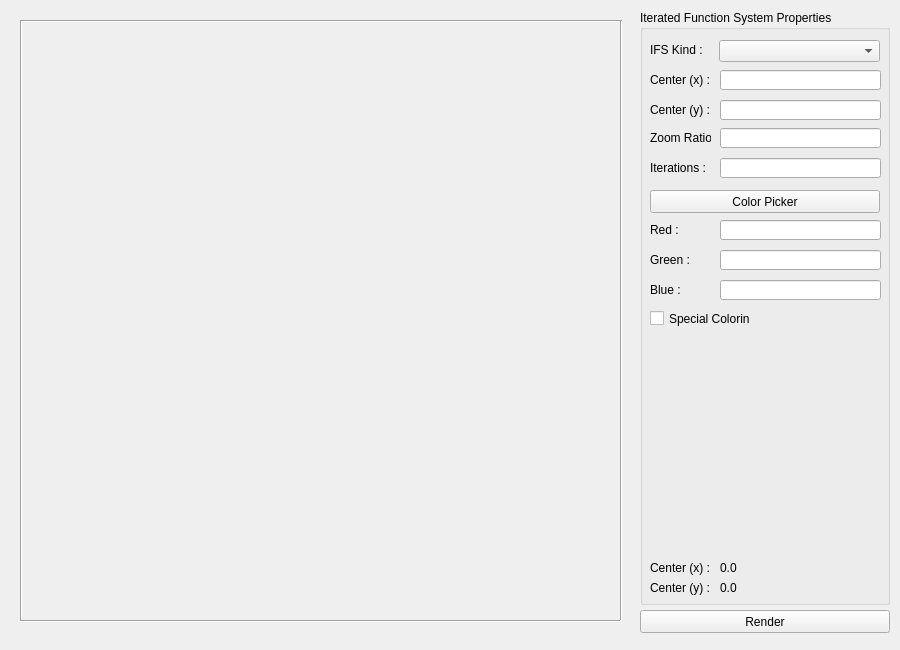
<?xml version="1.0" encoding="UTF-8"?>
<ui version="4.0">
 <class>IFS</class>
 <widget class="QWidget" name="IFS">
  <property name="geometry">
   <rect>
    <x>0</x>
    <y>0</y>
    <width>900</width>
    <height>650</height>
   </rect>
  </property>
  <property name="minimumSize">
   <size>
    <width>900</width>
    <height>650</height>
   </size>
  </property>
  <property name="maximumSize">
   <size>
    <width>900</width>
    <height>650</height>
   </size>
  </property>
  <property name="windowTitle">
   <string>Iterated Function Systems (IFS)</string>
  </property>
  <widget class="QLabel" name="ifsLabel">
   <property name="geometry">
    <rect>
     <x>20</x>
     <y>20</y>
     <width>600</width>
     <height>600</height>
    </rect>
   </property>
   <property name="palette">
    <palette>
     <active>
      <colorrole role="WindowText">
       <brush brushstyle="SolidPattern">
        <color alpha="255">
         <red>0</red>
         <green>0</green>
         <blue>0</blue>
        </color>
       </brush>
      </colorrole>
      <colorrole role="Button">
       <brush brushstyle="SolidPattern">
        <color alpha="255">
         <red>255</red>
         <green>255</green>
         <blue>255</blue>
        </color>
       </brush>
      </colorrole>
      <colorrole role="Light">
       <brush brushstyle="SolidPattern">
        <color alpha="255">
         <red>255</red>
         <green>255</green>
         <blue>255</blue>
        </color>
       </brush>
      </colorrole>
      <colorrole role="Midlight">
       <brush brushstyle="SolidPattern">
        <color alpha="255">
         <red>255</red>
         <green>255</green>
         <blue>255</blue>
        </color>
       </brush>
      </colorrole>
      <colorrole role="Dark">
       <brush brushstyle="SolidPattern">
        <color alpha="255">
         <red>127</red>
         <green>127</green>
         <blue>127</blue>
        </color>
       </brush>
      </colorrole>
      <colorrole role="Mid">
       <brush brushstyle="SolidPattern">
        <color alpha="255">
         <red>170</red>
         <green>170</green>
         <blue>170</blue>
        </color>
       </brush>
      </colorrole>
      <colorrole role="Text">
       <brush brushstyle="SolidPattern">
        <color alpha="255">
         <red>0</red>
         <green>0</green>
         <blue>0</blue>
        </color>
       </brush>
      </colorrole>
      <colorrole role="BrightText">
       <brush brushstyle="SolidPattern">
        <color alpha="255">
         <red>255</red>
         <green>255</green>
         <blue>255</blue>
        </color>
       </brush>
      </colorrole>
      <colorrole role="ButtonText">
       <brush brushstyle="SolidPattern">
        <color alpha="255">
         <red>0</red>
         <green>0</green>
         <blue>0</blue>
        </color>
       </brush>
      </colorrole>
      <colorrole role="Base">
       <brush brushstyle="SolidPattern">
        <color alpha="255">
         <red>255</red>
         <green>255</green>
         <blue>255</blue>
        </color>
       </brush>
      </colorrole>
      <colorrole role="Window">
       <brush brushstyle="SolidPattern">
        <color alpha="255">
         <red>255</red>
         <green>255</green>
         <blue>255</blue>
        </color>
       </brush>
      </colorrole>
      <colorrole role="Shadow">
       <brush brushstyle="SolidPattern">
        <color alpha="255">
         <red>0</red>
         <green>0</green>
         <blue>0</blue>
        </color>
       </brush>
      </colorrole>
      <colorrole role="AlternateBase">
       <brush brushstyle="SolidPattern">
        <color alpha="255">
         <red>255</red>
         <green>255</green>
         <blue>255</blue>
        </color>
       </brush>
      </colorrole>
      <colorrole role="ToolTipBase">
       <brush brushstyle="SolidPattern">
        <color alpha="255">
         <red>255</red>
         <green>255</green>
         <blue>220</blue>
        </color>
       </brush>
      </colorrole>
      <colorrole role="ToolTipText">
       <brush brushstyle="SolidPattern">
        <color alpha="255">
         <red>0</red>
         <green>0</green>
         <blue>0</blue>
        </color>
       </brush>
      </colorrole>
     </active>
     <inactive>
      <colorrole role="WindowText">
       <brush brushstyle="SolidPattern">
        <color alpha="255">
         <red>0</red>
         <green>0</green>
         <blue>0</blue>
        </color>
       </brush>
      </colorrole>
      <colorrole role="Button">
       <brush brushstyle="SolidPattern">
        <color alpha="255">
         <red>255</red>
         <green>255</green>
         <blue>255</blue>
        </color>
       </brush>
      </colorrole>
      <colorrole role="Light">
       <brush brushstyle="SolidPattern">
        <color alpha="255">
         <red>255</red>
         <green>255</green>
         <blue>255</blue>
        </color>
       </brush>
      </colorrole>
      <colorrole role="Midlight">
       <brush brushstyle="SolidPattern">
        <color alpha="255">
         <red>255</red>
         <green>255</green>
         <blue>255</blue>
        </color>
       </brush>
      </colorrole>
      <colorrole role="Dark">
       <brush brushstyle="SolidPattern">
        <color alpha="255">
         <red>127</red>
         <green>127</green>
         <blue>127</blue>
        </color>
       </brush>
      </colorrole>
      <colorrole role="Mid">
       <brush brushstyle="SolidPattern">
        <color alpha="255">
         <red>170</red>
         <green>170</green>
         <blue>170</blue>
        </color>
       </brush>
      </colorrole>
      <colorrole role="Text">
       <brush brushstyle="SolidPattern">
        <color alpha="255">
         <red>0</red>
         <green>0</green>
         <blue>0</blue>
        </color>
       </brush>
      </colorrole>
      <colorrole role="BrightText">
       <brush brushstyle="SolidPattern">
        <color alpha="255">
         <red>255</red>
         <green>255</green>
         <blue>255</blue>
        </color>
       </brush>
      </colorrole>
      <colorrole role="ButtonText">
       <brush brushstyle="SolidPattern">
        <color alpha="255">
         <red>0</red>
         <green>0</green>
         <blue>0</blue>
        </color>
       </brush>
      </colorrole>
      <colorrole role="Base">
       <brush brushstyle="SolidPattern">
        <color alpha="255">
         <red>255</red>
         <green>255</green>
         <blue>255</blue>
        </color>
       </brush>
      </colorrole>
      <colorrole role="Window">
       <brush brushstyle="SolidPattern">
        <color alpha="255">
         <red>255</red>
         <green>255</green>
         <blue>255</blue>
        </color>
       </brush>
      </colorrole>
      <colorrole role="Shadow">
       <brush brushstyle="SolidPattern">
        <color alpha="255">
         <red>0</red>
         <green>0</green>
         <blue>0</blue>
        </color>
       </brush>
      </colorrole>
      <colorrole role="AlternateBase">
       <brush brushstyle="SolidPattern">
        <color alpha="255">
         <red>255</red>
         <green>255</green>
         <blue>255</blue>
        </color>
       </brush>
      </colorrole>
      <colorrole role="ToolTipBase">
       <brush brushstyle="SolidPattern">
        <color alpha="255">
         <red>255</red>
         <green>255</green>
         <blue>220</blue>
        </color>
       </brush>
      </colorrole>
      <colorrole role="ToolTipText">
       <brush brushstyle="SolidPattern">
        <color alpha="255">
         <red>0</red>
         <green>0</green>
         <blue>0</blue>
        </color>
       </brush>
      </colorrole>
     </inactive>
     <disabled>
      <colorrole role="WindowText">
       <brush brushstyle="SolidPattern">
        <color alpha="255">
         <red>127</red>
         <green>127</green>
         <blue>127</blue>
        </color>
       </brush>
      </colorrole>
      <colorrole role="Button">
       <brush brushstyle="SolidPattern">
        <color alpha="255">
         <red>255</red>
         <green>255</green>
         <blue>255</blue>
        </color>
       </brush>
      </colorrole>
      <colorrole role="Light">
       <brush brushstyle="SolidPattern">
        <color alpha="255">
         <red>255</red>
         <green>255</green>
         <blue>255</blue>
        </color>
       </brush>
      </colorrole>
      <colorrole role="Midlight">
       <brush brushstyle="SolidPattern">
        <color alpha="255">
         <red>255</red>
         <green>255</green>
         <blue>255</blue>
        </color>
       </brush>
      </colorrole>
      <colorrole role="Dark">
       <brush brushstyle="SolidPattern">
        <color alpha="255">
         <red>127</red>
         <green>127</green>
         <blue>127</blue>
        </color>
       </brush>
      </colorrole>
      <colorrole role="Mid">
       <brush brushstyle="SolidPattern">
        <color alpha="255">
         <red>170</red>
         <green>170</green>
         <blue>170</blue>
        </color>
       </brush>
      </colorrole>
      <colorrole role="Text">
       <brush brushstyle="SolidPattern">
        <color alpha="255">
         <red>127</red>
         <green>127</green>
         <blue>127</blue>
        </color>
       </brush>
      </colorrole>
      <colorrole role="BrightText">
       <brush brushstyle="SolidPattern">
        <color alpha="255">
         <red>255</red>
         <green>255</green>
         <blue>255</blue>
        </color>
       </brush>
      </colorrole>
      <colorrole role="ButtonText">
       <brush brushstyle="SolidPattern">
        <color alpha="255">
         <red>127</red>
         <green>127</green>
         <blue>127</blue>
        </color>
       </brush>
      </colorrole>
      <colorrole role="Base">
       <brush brushstyle="SolidPattern">
        <color alpha="255">
         <red>255</red>
         <green>255</green>
         <blue>255</blue>
        </color>
       </brush>
      </colorrole>
      <colorrole role="Window">
       <brush brushstyle="SolidPattern">
        <color alpha="255">
         <red>255</red>
         <green>255</green>
         <blue>255</blue>
        </color>
       </brush>
      </colorrole>
      <colorrole role="Shadow">
       <brush brushstyle="SolidPattern">
        <color alpha="255">
         <red>0</red>
         <green>0</green>
         <blue>0</blue>
        </color>
       </brush>
      </colorrole>
      <colorrole role="AlternateBase">
       <brush brushstyle="SolidPattern">
        <color alpha="255">
         <red>255</red>
         <green>255</green>
         <blue>255</blue>
        </color>
       </brush>
      </colorrole>
      <colorrole role="ToolTipBase">
       <brush brushstyle="SolidPattern">
        <color alpha="255">
         <red>255</red>
         <green>255</green>
         <blue>220</blue>
        </color>
       </brush>
      </colorrole>
      <colorrole role="ToolTipText">
       <brush brushstyle="SolidPattern">
        <color alpha="255">
         <red>0</red>
         <green>0</green>
         <blue>0</blue>
        </color>
       </brush>
      </colorrole>
     </disabled>
    </palette>
   </property>
   <property name="text">
    <string/>
   </property>
   <property name="alignment">
    <set>Qt::AlignCenter</set>
   </property>
  </widget>
  <widget class="QPushButton" name="renderButton">
   <property name="geometry">
    <rect>
     <x>640</x>
     <y>610</y>
     <width>250</width>
     <height>23</height>
    </rect>
   </property>
   <property name="text">
    <string>Render</string>
   </property>
  </widget>
  <widget class="QGroupBox" name="groupBox">
   <property name="geometry">
    <rect>
     <x>640</x>
     <y>10</y>
     <width>250</width>
     <height>595</height>
    </rect>
   </property>
   <property name="title">
    <string>Iterated Function System Properties</string>
   </property>
   <widget class="QComboBox" name="ifsComboBox">
    <property name="geometry">
     <rect>
      <x>79</x>
      <y>30</y>
      <width>161</width>
      <height>22</height>
     </rect>
    </property>
   </widget>
   <widget class="QLabel" name="label">
    <property name="geometry">
     <rect>
      <x>10</x>
      <y>32</y>
      <width>61</width>
      <height>16</height>
     </rect>
    </property>
    <property name="text">
     <string>IFS Kind :</string>
    </property>
   </widget>
   <widget class="QLineEdit" name="redLineEdit">
    <property name="geometry">
     <rect>
      <x>80</x>
      <y>210</y>
      <width>161</width>
      <height>20</height>
     </rect>
    </property>
   </widget>
   <widget class="QLabel" name="label_2">
    <property name="geometry">
     <rect>
      <x>10</x>
      <y>212</y>
      <width>51</width>
      <height>16</height>
     </rect>
    </property>
    <property name="text">
     <string>Red :</string>
    </property>
   </widget>
   <widget class="QLabel" name="label_3">
    <property name="geometry">
     <rect>
      <x>10</x>
      <y>242</y>
      <width>51</width>
      <height>16</height>
     </rect>
    </property>
    <property name="text">
     <string>Green :</string>
    </property>
   </widget>
   <widget class="QLineEdit" name="greenLineEdit">
    <property name="geometry">
     <rect>
      <x>80</x>
      <y>240</y>
      <width>161</width>
      <height>20</height>
     </rect>
    </property>
   </widget>
   <widget class="QLabel" name="label_4">
    <property name="geometry">
     <rect>
      <x>10</x>
      <y>272</y>
      <width>51</width>
      <height>16</height>
     </rect>
    </property>
    <property name="text">
     <string>Blue :</string>
    </property>
   </widget>
   <widget class="QLineEdit" name="blueLineEdit">
    <property name="geometry">
     <rect>
      <x>80</x>
      <y>270</y>
      <width>161</width>
      <height>20</height>
     </rect>
    </property>
   </widget>
   <widget class="QLabel" name="label_5">
    <property name="geometry">
     <rect>
      <x>10</x>
      <y>150</y>
      <width>61</width>
      <height>16</height>
     </rect>
    </property>
    <property name="text">
     <string>Iterations :</string>
    </property>
   </widget>
   <widget class="QLineEdit" name="iterationsLineEdit">
    <property name="geometry">
     <rect>
      <x>80</x>
      <y>148</y>
      <width>161</width>
      <height>20</height>
     </rect>
    </property>
   </widget>
   <widget class="QCheckBox" name="specialColoringCheckBox">
    <property name="geometry">
     <rect>
      <x>10</x>
      <y>300</y>
      <width>101</width>
      <height>17</height>
     </rect>
    </property>
    <property name="text">
     <string>Special Coloring</string>
    </property>
   </widget>
   <widget class="QLabel" name="label_6">
    <property name="geometry">
     <rect>
      <x>10</x>
      <y>550</y>
      <width>61</width>
      <height>16</height>
     </rect>
    </property>
    <property name="text">
     <string>Center (x) :</string>
    </property>
   </widget>
   <widget class="QLabel" name="label_7">
    <property name="geometry">
     <rect>
      <x>10</x>
      <y>570</y>
      <width>61</width>
      <height>16</height>
     </rect>
    </property>
    <property name="text">
     <string>Center (y) :</string>
    </property>
   </widget>
   <widget class="QLabel" name="centerXLabel">
    <property name="geometry">
     <rect>
      <x>80</x>
      <y>550</y>
      <width>151</width>
      <height>16</height>
     </rect>
    </property>
    <property name="text">
     <string>0.0</string>
    </property>
   </widget>
   <widget class="QLabel" name="centerYLabel">
    <property name="geometry">
     <rect>
      <x>80</x>
      <y>570</y>
      <width>151</width>
      <height>16</height>
     </rect>
    </property>
    <property name="text">
     <string>0.0</string>
    </property>
   </widget>
   <widget class="QLineEdit" name="zoomRatioLineEdit">
    <property name="geometry">
     <rect>
      <x>80</x>
      <y>118</y>
      <width>161</width>
      <height>20</height>
     </rect>
    </property>
    <property name="text">
     <string/>
    </property>
   </widget>
   <widget class="QLabel" name="label_8">
    <property name="geometry">
     <rect>
      <x>10</x>
      <y>120</y>
      <width>61</width>
      <height>16</height>
     </rect>
    </property>
    <property name="text">
     <string>Zoom Ratio :</string>
    </property>
   </widget>
   <widget class="QLabel" name="label_9">
    <property name="geometry">
     <rect>
      <x>10</x>
      <y>62</y>
      <width>61</width>
      <height>16</height>
     </rect>
    </property>
    <property name="text">
     <string>Center (x) :</string>
    </property>
   </widget>
   <widget class="QLineEdit" name="centerXLineEdit">
    <property name="geometry">
     <rect>
      <x>80</x>
      <y>60</y>
      <width>161</width>
      <height>20</height>
     </rect>
    </property>
    <property name="text">
     <string/>
    </property>
   </widget>
   <widget class="QLabel" name="label_10">
    <property name="geometry">
     <rect>
      <x>10</x>
      <y>92</y>
      <width>61</width>
      <height>16</height>
     </rect>
    </property>
    <property name="text">
     <string>Center (y) :</string>
    </property>
   </widget>
   <widget class="QLineEdit" name="centerYLineEdit">
    <property name="geometry">
     <rect>
      <x>80</x>
      <y>90</y>
      <width>161</width>
      <height>20</height>
     </rect>
    </property>
    <property name="text">
     <string/>
    </property>
   </widget>
   <widget class="QPushButton" name="colorPickerPushButton">
    <property name="geometry">
     <rect>
      <x>10</x>
      <y>180</y>
      <width>230</width>
      <height>23</height>
     </rect>
    </property>
    <property name="text">
     <string>Color Picker</string>
    </property>
   </widget>
  </widget>
  <widget class="Line" name="line">
   <property name="geometry">
    <rect>
     <x>20</x>
     <y>20</y>
     <width>600</width>
     <height>3</height>
    </rect>
   </property>
   <property name="orientation">
    <enum>Qt::Horizontal</enum>
   </property>
  </widget>
  <widget class="Line" name="line_2">
   <property name="geometry">
    <rect>
     <x>20</x>
     <y>620</y>
     <width>600</width>
     <height>3</height>
    </rect>
   </property>
   <property name="orientation">
    <enum>Qt::Horizontal</enum>
   </property>
  </widget>
  <widget class="Line" name="line_3">
   <property name="geometry">
    <rect>
     <x>20</x>
     <y>20</y>
     <width>3</width>
     <height>600</height>
    </rect>
   </property>
   <property name="orientation">
    <enum>Qt::Vertical</enum>
   </property>
  </widget>
  <widget class="Line" name="line_4">
   <property name="geometry">
    <rect>
     <x>620</x>
     <y>20</y>
     <width>3</width>
     <height>600</height>
    </rect>
   </property>
   <property name="orientation">
    <enum>Qt::Vertical</enum>
   </property>
  </widget>
 </widget>
 <tabstops>
  <tabstop>renderButton</tabstop>
  <tabstop>ifsComboBox</tabstop>
  <tabstop>centerXLineEdit</tabstop>
  <tabstop>centerYLineEdit</tabstop>
  <tabstop>zoomRatioLineEdit</tabstop>
  <tabstop>iterationsLineEdit</tabstop>
  <tabstop>redLineEdit</tabstop>
  <tabstop>greenLineEdit</tabstop>
  <tabstop>blueLineEdit</tabstop>
  <tabstop>specialColoringCheckBox</tabstop>
 </tabstops>
 <resources/>
 <connections/>
</ui>
